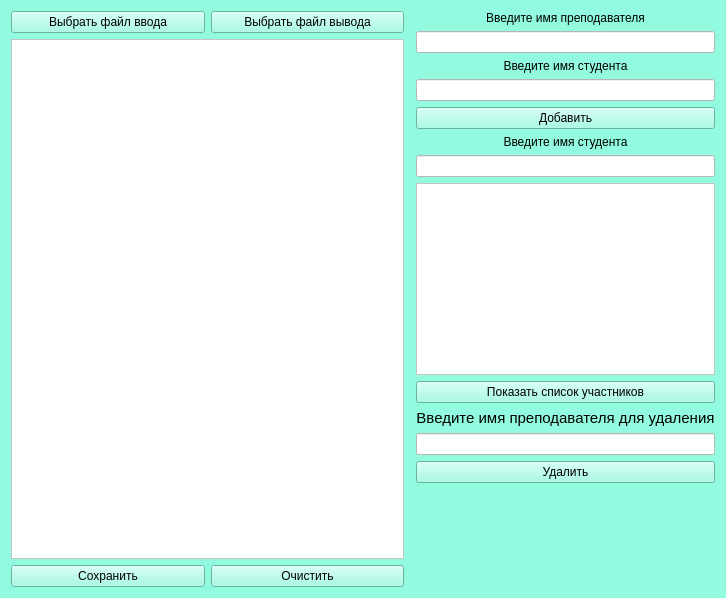
<?xml version="1.0" encoding="UTF-8"?>
<ui version="4.0">
 <class>MainWindow</class>
 <widget class="QMainWindow" name="MainWindow">
  <property name="geometry">
   <rect>
    <x>0</x>
    <y>0</y>
    <width>726</width>
    <height>598</height>
   </rect>
  </property>
  <property name="windowTitle">
   <string>MainWindow</string>
  </property>
  <property name="styleSheet">
   <string notr="true">background-color:rgb(145, 250, 223)</string>
  </property>
  <widget class="QWidget" name="centralWidget">
   <layout class="QGridLayout" name="gridLayout_2">
    <item row="3" column="1">
     <widget class="QPushButton" name="clearButton">
      <property name="sizePolicy">
       <sizepolicy hsizetype="Preferred" vsizetype="Fixed">
        <horstretch>0</horstretch>
        <verstretch>0</verstretch>
       </sizepolicy>
      </property>
      <property name="text">
       <string>Очистить</string>
      </property>
     </widget>
    </item>
    <item row="0" column="2" rowspan="3">
     <layout class="QFormLayout" name="formLayout_2">
      <property name="labelAlignment">
       <set>Qt::AlignRight|Qt::AlignTrailing|Qt::AlignVCenter</set>
      </property>
      <item row="0" column="1">
       <widget class="QLabel" name="label">
        <property name="text">
         <string>Введите имя преподавателя</string>
        </property>
        <property name="alignment">
         <set>Qt::AlignCenter</set>
        </property>
       </widget>
      </item>
      <item row="1" column="1">
       <widget class="QLineEdit" name="profName">
        <property name="sizePolicy">
         <sizepolicy hsizetype="Preferred" vsizetype="Preferred">
          <horstretch>0</horstretch>
          <verstretch>0</verstretch>
         </sizepolicy>
        </property>
        <property name="styleSheet">
         <string notr="true">background-color:rgb(255, 255, 255)</string>
        </property>
       </widget>
      </item>
      <item row="2" column="1">
       <widget class="QLabel" name="label_2">
        <property name="text">
         <string>Введите имя студента</string>
        </property>
        <property name="alignment">
         <set>Qt::AlignCenter</set>
        </property>
       </widget>
      </item>
      <item row="3" column="1">
       <widget class="QLineEdit" name="studName">
        <property name="sizePolicy">
         <sizepolicy hsizetype="Preferred" vsizetype="Preferred">
          <horstretch>0</horstretch>
          <verstretch>0</verstretch>
         </sizepolicy>
        </property>
        <property name="styleSheet">
         <string notr="true">background-color:rgb(255, 255, 255)</string>
        </property>
       </widget>
      </item>
      <item row="4" column="1">
       <widget class="QPushButton" name="addButton">
        <property name="sizePolicy">
         <sizepolicy hsizetype="Preferred" vsizetype="Preferred">
          <horstretch>0</horstretch>
          <verstretch>0</verstretch>
         </sizepolicy>
        </property>
        <property name="text">
         <string>Добавить</string>
        </property>
       </widget>
      </item>
      <item row="5" column="1">
       <widget class="QLabel" name="label_3">
        <property name="text">
         <string>Введите имя студента</string>
        </property>
        <property name="alignment">
         <set>Qt::AlignCenter</set>
        </property>
       </widget>
      </item>
      <item row="6" column="1">
       <widget class="QLineEdit" name="studNameFind">
        <property name="sizePolicy">
         <sizepolicy hsizetype="Preferred" vsizetype="Preferred">
          <horstretch>0</horstretch>
          <verstretch>0</verstretch>
         </sizepolicy>
        </property>
        <property name="styleSheet">
         <string notr="true">background-color:rgb(255, 255, 255)</string>
        </property>
       </widget>
      </item>
      <item row="8" column="1">
       <widget class="QPushButton" name="listButton">
        <property name="sizePolicy">
         <sizepolicy hsizetype="Preferred" vsizetype="Preferred">
          <horstretch>0</horstretch>
          <verstretch>0</verstretch>
         </sizepolicy>
        </property>
        <property name="text">
         <string>Показать список участников</string>
        </property>
       </widget>
      </item>
      <item row="10" column="1">
       <widget class="QLabel" name="label_4">
        <property name="font">
         <font>
          <pointsize>11</pointsize>
         </font>
        </property>
        <property name="text">
         <string>Введите имя преподавателя для удаления</string>
        </property>
        <property name="alignment">
         <set>Qt::AlignCenter</set>
        </property>
       </widget>
      </item>
      <item row="12" column="1">
       <widget class="QLineEdit" name="nameToDelete">
        <property name="sizePolicy">
         <sizepolicy hsizetype="Preferred" vsizetype="Preferred">
          <horstretch>0</horstretch>
          <verstretch>0</verstretch>
         </sizepolicy>
        </property>
        <property name="styleSheet">
         <string notr="true">background-color:rgb(255, 255, 255)</string>
        </property>
       </widget>
      </item>
      <item row="13" column="1">
       <widget class="QPushButton" name="deleteButton">
        <property name="sizePolicy">
         <sizepolicy hsizetype="Preferred" vsizetype="Preferred">
          <horstretch>0</horstretch>
          <verstretch>0</verstretch>
         </sizepolicy>
        </property>
        <property name="text">
         <string>Удалить</string>
        </property>
       </widget>
      </item>
      <item row="7" column="1">
       <widget class="QListView" name="listView">
        <property name="sizePolicy">
         <sizepolicy hsizetype="Preferred" vsizetype="Preferred">
          <horstretch>0</horstretch>
          <verstretch>0</verstretch>
         </sizepolicy>
        </property>
        <property name="styleSheet">
         <string notr="true">background-color:rgb(255, 255, 255)</string>
        </property>
       </widget>
      </item>
     </layout>
    </item>
    <item row="0" column="0">
     <widget class="QPushButton" name="inputButton">
      <property name="sizePolicy">
       <sizepolicy hsizetype="Preferred" vsizetype="Preferred">
        <horstretch>0</horstretch>
        <verstretch>0</verstretch>
       </sizepolicy>
      </property>
      <property name="text">
       <string>Выбрать файл ввода</string>
      </property>
     </widget>
    </item>
    <item row="0" column="1">
     <widget class="QPushButton" name="outputButton">
      <property name="sizePolicy">
       <sizepolicy hsizetype="Preferred" vsizetype="Fixed">
        <horstretch>0</horstretch>
        <verstretch>0</verstretch>
       </sizepolicy>
      </property>
      <property name="text">
       <string>Выбрать файл вывода</string>
      </property>
     </widget>
    </item>
    <item row="1" column="0" rowspan="2" colspan="2">
     <widget class="QTableView" name="tableView">
      <property name="sizePolicy">
       <sizepolicy hsizetype="Preferred" vsizetype="Preferred">
        <horstretch>0</horstretch>
        <verstretch>0</verstretch>
       </sizepolicy>
      </property>
      <property name="styleSheet">
       <string notr="true">background-color:rgb(255, 255, 255)</string>
      </property>
     </widget>
    </item>
    <item row="3" column="0">
     <widget class="QPushButton" name="saveButton">
      <property name="sizePolicy">
       <sizepolicy hsizetype="Preferred" vsizetype="Preferred">
        <horstretch>0</horstretch>
        <verstretch>0</verstretch>
       </sizepolicy>
      </property>
      <property name="text">
       <string>Сохранить</string>
      </property>
     </widget>
    </item>
   </layout>
  </widget>
 </widget>
 <layoutdefault spacing="6" margin="11"/>
 <resources/>
 <connections/>
</ui>
